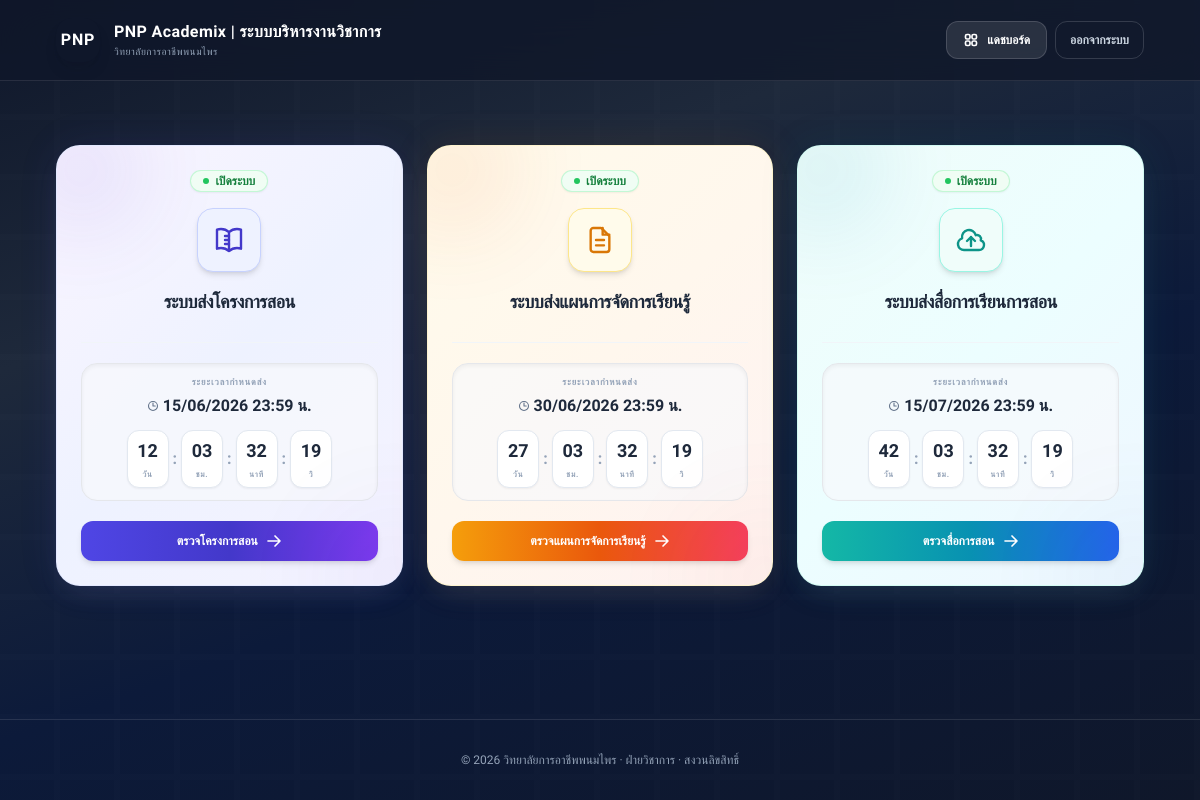
The page / (signed in) on the database its author committed.
### tables this page shows
CREATE TABLE `system_settings` (
  `id` INT UNSIGNED NOT NULL AUTO_INCREMENT,
  `system_type` ENUM('course_syllabus', 'lesson_plan', 'teaching_materials') NOT NULL,
  `semester_id` INT UNSIGNED NOT NULL,
  `deadline_date` DATETIME NOT NULL,
  `is_open` TINYINT(1) NOT NULL DEFAULT 1,
  `created_at` TIMESTAMP NOT NULL DEFAULT CURRENT_TIMESTAMP,
  `updated_at` TIMESTAMP NOT NULL DEFAULT CURRENT_TIMESTAMP ON UPDATE CURRENT_TIMESTAMP,
  PRIMARY KEY (`id`),
  UNIQUE KEY `uq_system_settings_type_semester` (`system_type`, `semester_id`),
  KEY `idx_system_settings_semester` (`semester_id`),
  CONSTRAINT `fk_system_settings_semester`
    FOREIGN KEY (`semester_id`) REFERENCES `semesters` (`id`)
    ON UPDATE CASCADE ON DELETE CASCADE
);

### index.php (the view, shortened to what the rows shown need)
<?php
require_once __DIR__ . '/config.php';
require_once __DIR__ . '/auth.php';
$isLoggedIn = is_logged_in();
$loginUrl = 'login.php';
$semester = $pdo->query('SELECT id, semester_name FROM semesters WHERE is_active = 1 ORDER BY id DESC LIMIT 1')->fetch();
$systemSettings = [];
if ($semester) {
    $stmt = $pdo->prepare('SELECT system_type, deadline_date, is_open FROM system_settings WHERE semester_id = :semester_id');
    $stmt->execute(['semester_id' => $semester['id']]);
    foreach ($stmt->fetchAll() as $row) {
        $systemSettings[$row['system_type']] = $row;
    }
}
$branding = get_branding_settings();
$themeColorKey = $branding['theme_color'] ?? 'dark-blue';
$themes = [
    'dark-blue' => [
        'bg_gradient' => 'linear-gradient(160deg, #0f172a 0%, #1e293b 30%, #0c1a3a 60%, #0f172a 100%)',
        'glow_css' => '
            radial-gradient(ellipse 900px 500px at 15% 0%, rgba(56, 97, 251, 0.15), transparent 65%),
            radial-gradient(ellipse 800px 450px at 85% 10%, rgba(99, 102, 241, 0.12), transparent 60%),
            radial-gradient(ellipse 600px 400px at 50% 90%, rgba(14, 165, 233, 0.08), transparent 55%)
        ',
        'btn_accent' => 'bg-indigo-600 hover:bg-indigo-500 active:bg-indigo-700 shadow-lg shadow-indigo-600/30'
    ],
    'dark-purple' => [
        'bg_gradient' => 'linear-gradient(160deg, #0f172a 0%, #1d102f 30%, #2e1049 60%, #0f172a 100%)',
        'glow_css' => '
            radial-gradient(ellipse 900px 500px at 15% 0%, rgba(168, 85, 247, 0.15), transparent 65%),
            radial-gradient(ellipse 800px 450px at 85% 10%, rgba(236, 72, 153, 0.12), transparent 60%),
            radial-gradient(ellipse 600px 400px at 50% 90%, rgba(139, 92, 246, 0.08), transparent 55%)
        ',
        'btn_accent' => 'bg-purple-600 hover:bg-purple-500 active:bg-purple-700 shadow-lg shadow-purple-600/30'
    ],
    'dark-emerald' => [
        'bg_gradient' => 'linear-gradient(160deg, #0f172a 0%, #062f25 30%, #022c22 60%, #0f172a 100%)',
        'glow_css' => '
            radial-gradient(ellipse 900px 500px at 15% 0%, rgba(16, 185, 129, 0.15), transparent 65%),
            radial-gradient(ellipse 800px 450px at 85% 10%, rgba(20, 184, 166, 0.12), transparent 60%),
            radial-gradient(ellipse 600px 400px at 50% 90%, rgba(52, 211, 153, 0.08), transparent 55%)
        ',
        'btn_accent' => 'bg-emerald-600 hover:bg-emerald-500 active:bg-emerald-700 shadow-lg shadow-emerald-600/30'
    ],
    'dark-slate' => [
        'bg_gradient' => 'linear-gradient(160deg, #0f172a 0%, #1e293b 30%, #334155 60%, #0f172a 100%)',
        'glow_css' => '
            radial-gradient(ellipse 900px 500px at 15% 0%, rgba(148, 163, 184, 0.15), transparent 65%),
            radial-gradient(ellipse 800px 450px at 85% 10%, rgba(100, 116, 139, 0.12), transparent 60%),
            radial-gradient(ellipse 600px 400px at 50% 90%, rgba(71, 85, 105, 0.08), transparent 55%)
        ',
        'btn_accent' => 'bg-slate-700 hover:bg-slate-650 active:bg-slate-800 shadow-lg shadow-slate-700/30'
    ]
];
$activeTheme = $themes[$themeColorKey] ?? $themes['dark-blue'];
?>
<!doctype html>
<html lang="th">
<head>
    <script src="https://cdn.tailwindcss.com"></script>
</head>
<body class="text-white font-thai min-h-screen flex flex-col dark-glow relative overflow-x-hidden" style="background: <?= $activeTheme['bg_gradient']; ?>;">
<main class="flex-1 max-w-6xl w-full mx-auto px-4 sm:px-6 lg:px-8 py-10 sm:py-16">
    <div class="grid gap-6 md:grid-cols-3">
        <?php foreach ($cards as $type => $info): ?>
            <?php
            $setting = $systemSettings[$type] ?? null;
            $isOpen = $setting ? (int) $setting['is_open'] === 1 : false;
            $deadline = $setting && $setting['deadline_date'] ? date('d/m/Y H:i', strtotime($setting['deadline_date'])) : '-';
            $btnLabel = 'เข้าสู่ระบบ';
            $btnUrl = $loginUrl;
            if ($isLoggedIn) {
                $userRole = current_user_role();
                if ($userRole === 'teacher') {
                    $btnUrl = 'teacher/submit.php?system_type=' . $type;
                    if ($type === 'course_syllabus') {
                        $btnLabel = 'ส่งโครงการสอน';
                    } elseif ($type === 'lesson_plan') {
                        $btnLabel = 'ส่งแผนการจัดการเรียนรู้';
                    } elseif ($type === 'teaching_materials') {
                        $btnLabel = 'ส่งสื่อการสอน';
                    }
                } elseif ($userRole === 'admin') {
                    $btnUrl = 'admin/overview.php';
                    if ($type === 'course_syllabus') {
                        $btnLabel = 'ตรวจโครงการสอน';
                    } elseif ($type === 'lesson_plan') {
                        $btnLabel = 'ตรวจแผนการจัดการเรียนรู้';
                    } elseif ($type === 'teaching_materials') {
                        $btnLabel = 'ตรวจสื่อการสอน';
                    }
                }
            }
            ?>
            <div class="group <?= $info['card_class']; ?> border rounded-[24px] p-6 flex flex-col justify-between hover:shadow-xl hover:shadow-slate-300/60 transition-all duration-300 hover:-translate-y-2 relative overflow-hidden text-center"
                 style="box-shadow: 0 12px 28px -10px rgba(148, 163, 184, 0.16), 0 0 40px 0 <?= $info['shadow_glow']; ?>;">
                <div class="absolute -top-10 -left-10 w-32 h-32 bg-gradient-to-br <?= $info['color_theme']; ?> rounded-full blur-[45px] opacity-[0.10] group-hover:opacity-[0.15] group-hover:scale-125 transition-all duration-500"></div>
                <div class="absolute -bottom-16 -right-16 w-36 h-36 bg-gradient-to-tl <?= $info['color_theme']; ?> rounded-full blur-[55px] opacity-[0.05] group-hover:opacity-[0.08] transition-all duration-500"></div>
                <div class="flex flex-col items-center">
                    <div class="w-full flex justify-center mb-4 relative z-10">
                        <?php if ($isOpen): ?>
                            <span class="inline-flex items-center gap-1.5 px-3 py-1 rounded-full text-xs font-bold bg-green-50 text-green-700 border border-green-200/85 shadow-sm leading-none">
                                <span class="w-1.5 h-1.5 rounded-full bg-green-500 pulse-dot"></span>
                                <span>เปิดระบบ</span>
                            </span>
                        <?php endif; ?>
                    </div>
                    <div class="w-16 h-16 rounded-2xl <?= $info['color_bg']; ?> border flex items-center justify-center shadow-md group-hover:scale-110 group-hover:shadow-lg transition-all duration-300 mb-4 relative z-10">
                        <?= $info['icon']; ?>
                    </div>
                    <h2 class="text-sm sm:text-base md:text-lg font-black text-slate-800 tracking-tight group-hover:text-indigo-600 transition-colors relative z-10 mb-1.5 whitespace-nowrap">
                        <?= $info['title']; ?>
                    </h2>
                </div>
                <div class="mt-5 border-t border-slate-100 pt-5">
                    <?php if ($isOpen): ?>
                        <div class="bg-slate-50/70 rounded-2xl p-3 border border-slate-150 mb-5 shadow-inner text-center">
                            <span class="text-[9px] font-extrabold text-slate-400 uppercase tracking-widest block mb-1 font-thai">ระยะเวลากำหนดส่ง</span>
                            <span class="text-xs sm:text-sm font-black text-slate-800 flex items-center justify-center gap-1">
                                <svg class="w-3 h-3 shrink-0 text-slate-500" fill="none" stroke="currentColor" stroke-width="2.2" viewBox="0 0 24 24"><path stroke-linecap="round" stroke-linejoin="round" d="M12 6v6h4.5m4.5 0a9 9 0 11-18 0 9 9 0 0118 0z"/></svg>
                                <span class="text-sm sm:text-base font-black"><?= $deadline; ?> น.</span>
                            </span>
                            <?php if ($setting && $setting['deadline_date']): ?>
                                <div class="mt-3 flex items-center justify-center gap-1" id="countdown-<?= $type; ?>" data-deadline="<?= date('c', strtotime($setting['deadline_date'])); ?>">
                                    <div class="flex flex-col items-center min-w-[42px] bg-white border border-slate-200 rounded-xl p-1.5 shadow-sm">
                                        <span class="text-base sm:text-lg font-extrabold text-slate-800 leading-none day-val">00</span>
                                        <span class="text-[8px] font-bold text-slate-400 uppercase tracking-widest mt-1 font-thai">วัน</span>
                                    </div>
                                    <span class="text-slate-400 font-extrabold leading-none text-base">:</span>
                                    <div class="flex flex-col items-center min-w-[42px] bg-white border border-slate-200 rounded-xl p-1.5 shadow-sm">
                                        <span class="text-base sm:text-lg font-extrabold text-slate-800 leading-none hour-val">00</span>
                                        <span class="text-[8px] font-bold text-slate-400 uppercase tracking-widest mt-1 font-thai">ชม.</span>
                                    </div>
                                    <span class="text-slate-400 font-extrabold leading-none text-base">:</span>
                                    <div class="flex flex-col items-center min-w-[42px] bg-white border border-slate-200 rounded-xl p-1.5 shadow-sm">
                                        <span class="text-base sm:text-lg font-extrabold text-slate-800 leading-none min-val">00</span>
                                        <span class="text-[8px] font-bold text-slate-400 uppercase tracking-widest mt-1 font-thai">นาที</span>
                                    </div>
                                    <span class="text-slate-400 font-extrabold leading-none text-base">:</span>
                                    <div class="flex flex-col items-center min-w-[42px] bg-white border border-slate-200 rounded-xl p-1.5 shadow-sm">
                                        <span class="text-base sm:text-lg font-extrabold text-slate-800 leading-none sec-val">00</span>
                                        <span class="text-[8px] font-bold text-slate-400 uppercase tracking-widest mt-1 font-thai">วิ</span>
                                    </div>
                                </div>
                            <?php endif; ?>
                        </div>
                    <?php endif; ?>
                    <a href="<?= $btnUrl; ?>"
                       class="w-full inline-flex items-center justify-center gap-2 py-3 bg-gradient-to-r <?= $info['color_theme']; ?> text-white text-xs font-black rounded-xl hover:shadow-lg active:scale-[0.97] transition-all duration-150 shadow-md">
                        <span><?= $btnLabel; ?></span>
                        <svg class="w-4 h-4 group-hover:translate-x-1 transition-transform duration-200" fill="none" stroke="currentColor" stroke-width="2.5" viewBox="0 0 24 24"><path stroke-linecap="round" stroke-linejoin="round" d="M13.5 4.5L21 12m0 0l-7.5 7.5M21 12H3"/></svg>
                    </a>
                </div>
            </div>
        <?php endforeach; ?>
    </div>
</main>
</body>
</html>

### rows shown on the page
system_settings: is_open 1 (drawn), deadline_date "15/06/2026 23:59"
system_settings: is_open 1 (drawn), deadline_date "30/06/2026 23:59"
system_settings: is_open 1 (drawn), deadline_date "15/07/2026 23:59"

### other values the page prints
$branding['logo_text'] "PNP"
$branding['system_name'] "PNP Academix | ระบบบริหารงานวิชาการ"
$branding['college_name'] "วิทยาลัยการอาชีพพนมไพร"
$info['title'] "ระบบส่งโครงการสอน"
$btnLabel "ตรวจโครงการสอน"
$info['title'] "ระบบส่งแผนการจัดการเรียนรู้"
$btnLabel "ตรวจแผนการจัดการเรียนรู้"
$info['title'] "ระบบส่งสื่อการเรียนการสอน"
$btnLabel "ตรวจสื่อการสอน"
